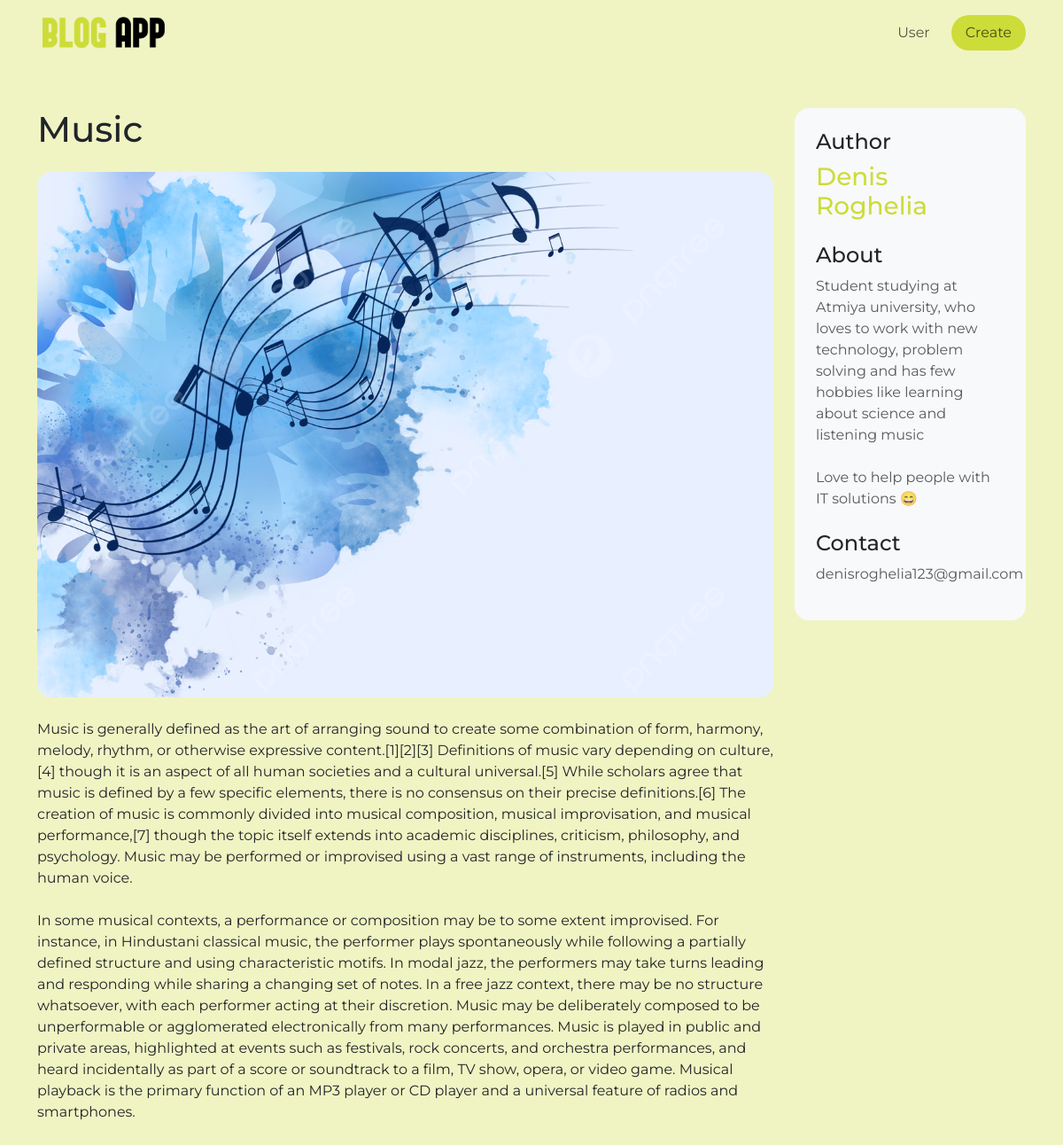
The app's page /blog/2/, older data.
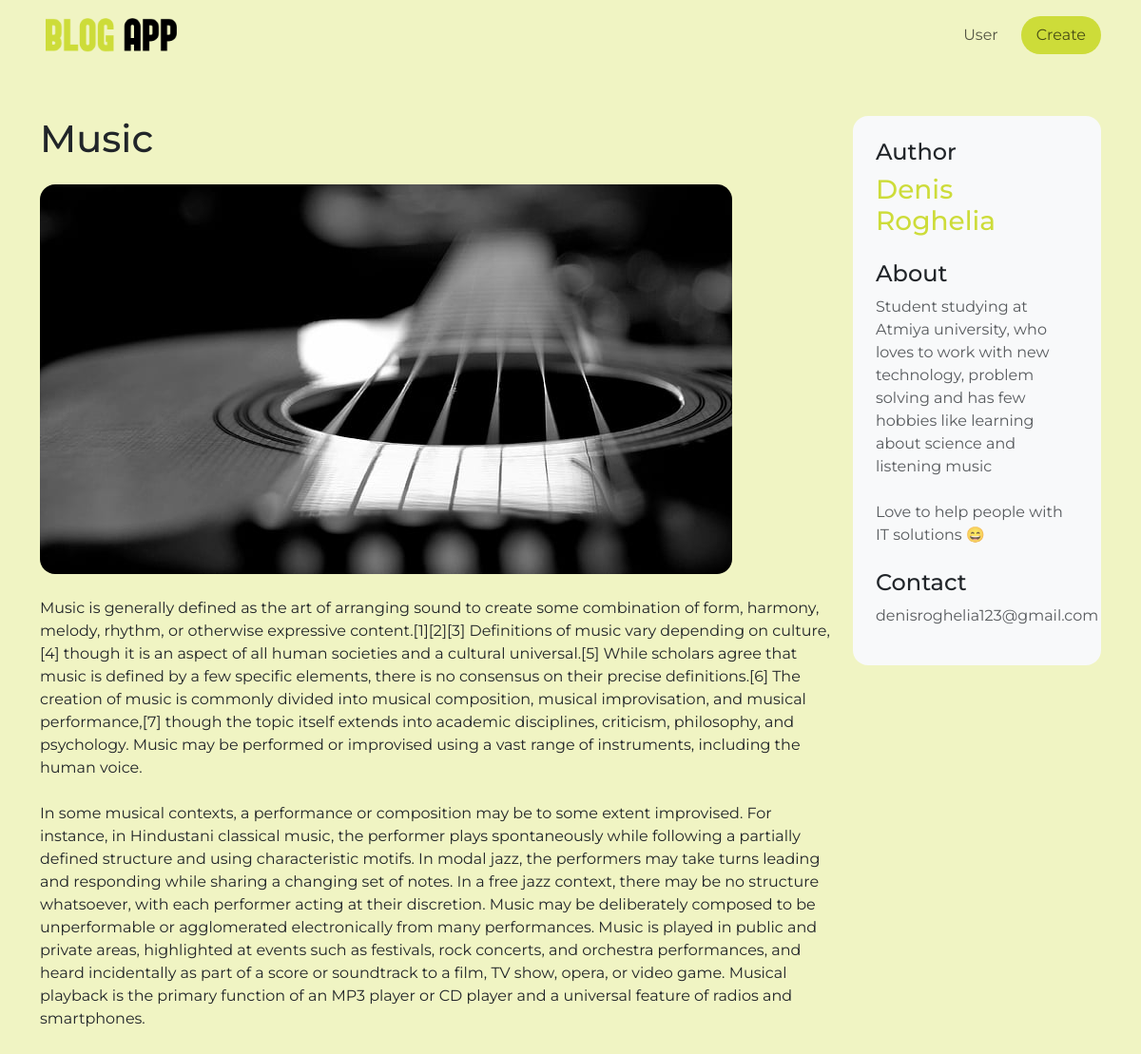
The same page, newer data.
### blogs/models.py (models this page shows, shortened)
class Blog(models.Model):
	id    = models.AutoField(primary_key=True)
	user  = models.ForeignKey(User, on_delete=models.CASCADE)
	cover = models.ImageField(upload_to="uploads/")
	title = models.CharField(max_length=50)
	pub_date = models.DateField(auto_now=True)
	body  = models.TextField()
	def get_blog_by_id(_id):
		blog = Blog.objects.get(id=_id)
		return blog

class User(models.Model):
	id    = models.AutoField(primary_key=True)
	fname = models.CharField(max_length=20)
	lname = models.CharField(max_length=20)
	username = models.CharField(max_length=20)
	email = models.EmailField()
	about = models.TextField()
	password = models.CharField(max_length=16)

### blogs/views.py (the view)
# urls.py: path('blog/<int:id>/', views.blog, name="blog"),
def blog(request, id):
    context = {
        'blog': Blog.get_blog_by_id(id),
    }
    return render(request, "blog.html", context)

### blogs/templates/blog.html
{% extends 'base.html' %}
{% block content %}
<div class="row">
	<div class="col-12 col-lg-9" style="overflow: auto;">
		<h1 class="mb-4">{{ blog.title }}</h1>
		<img class="rounded-4 mb-4" style="max-width: 100%;" src="{{ blog.cover.url }}">
		<p>{{ blog.body|linebreaksbr }}</p>
	</div>
	<div class="col-12 col-lg-3">
		<div class="bg-light p-4 rounded-4">
			<h4 class="mb-2">Author</h4>
			<h3 class="mb-4" style="color: #cddc39;">{{ blog.user.fname }} {{ blog.user.lname }}</h3>
			<h4 class="mb-2">About</h4>
			<p class="mb-4 text-muted">{{ blog.user.about|linebreaksbr }}</p>
			<h4 class="mb-2">Contact</h4>
			<p class=" text-muted">{{ blog.user.email }}</p>
		</div>
	</div>
</div>
{% endblock %}

### blogs/templates/base.html (shortened to what this page needs)
{% load static %}
<!DOCTYPE html>
<html>
<head>
	<link href="https://cdn.jsdelivr.net/npm/bootstrap@5.3.0/dist/css/bootstrap.min.css" rel="stylesheet">
</head>
<body style="font-family: 'Montserrat', 'Roboto', 'Verdana'; background-color: #f0f4c3;">
	<div style="min-height: 100vh;">
		<nav class="navbar navbar-expand-lg navbar-light">
		  <div class="container">
		    <a class="navbar-brand" href="/"><img src="{% static 'logo.png' %}" style="height: 48px;"></a>
		    <div class="collapse navbar-collapse" id="navbarNav">
		      <ul class="ms-auto navbar-nav gap-3">
		        <li class="nav-item">
		          <a href="/login" class="nav-link">User</a>
		        </li>
		        <li class="nav-item">
		          <a href="/create" class="nav-link rounded-pill px-3" style="background-color: #cddc39;">Create</a>
		        </li>
		      </ul>
		    </div>
		  </div>
		</nav>
		<div class="container my-5">
			{% block content %}{% endblock %}
		</div>
	</div>
</body>
</html>

Row changes from the older to the newer data that the page shows:
changed Blog "Music": cover: a different picture
